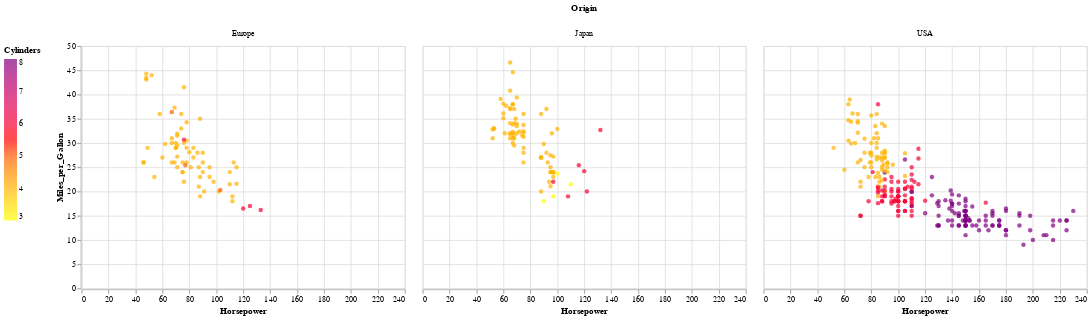

The notebook cell this image was saved under:
### Markdown cell above
Create a Chart class which creates chart objects in a functional way, allows you to add modifications and chained functions, to truly create personalised settings.
E.g. Scatter plot with Horsepower x var and mile per galon as y var and ordinal var as cylinders. The data has been grouped also by origin using the "column" property in the encode function as Origin #NOTE THIS IS an NOMINAL Data type#

<b>Shown below:</b>

### Code cell
scatter = alt.Chart(cars).mark_circle(filled=True).encode(
    x='Horsepower',
    y='Miles_per_Gallon',
    color= alt.Color('Cylinders:Q',scale=alt.Scale(range = ['yellow', 'red', 'purple']), legend=alt.Legend(orient="left")), #Altair.Color is a class, which can be specified.
    column='Origin:N'
)
scatter

### Figure 1 — Vega-Lite specification as saved in the notebook (floating-point values rounded to 4 significant figures; data arrays with more than 128 entries replaced by an {"elided": "..."} marker saying what was removed)
{"config": {"view": {"continuousWidth": 400, "continuousHeight": 300}}, "data": {"name": "data-f02450ab61490a1363517a0190416235"}, "mark": {"type": "circle", "filled": true}, "encoding": {"color": {"type": "quantitative", "field": "Cylinders", "legend": {"orient": "left"}, "scale": {"range": ["yellow", "red", "purple"]}}, "column": {"type": "nominal", "field": "Origin"}, "x": {"type": "quantitative", "field": "Horsepower"}, "y": {"type": "quantitative", "field": "Miles_per_Gallon"}}, "$schema": "https://vega.github.io/schema/vega-lite/v4.8.1.json", "datasets": {"data-f02450ab61490a1363517a0190416235": {"elided": "406 records"}}}
